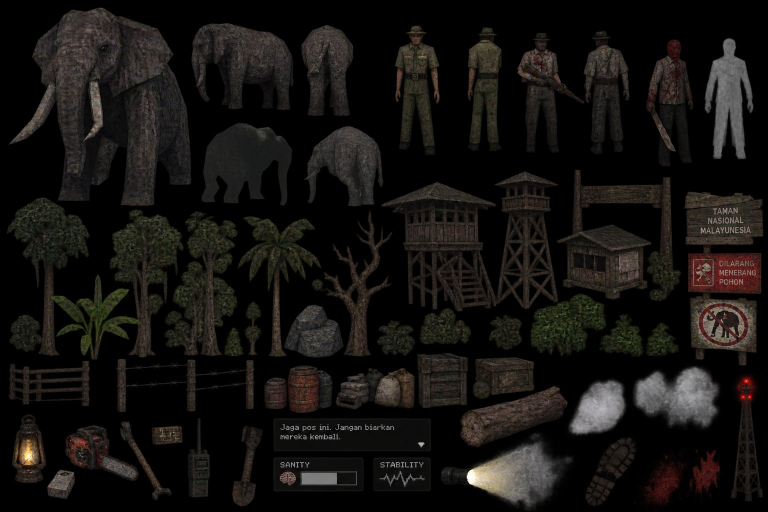
#> input picture assets/source/world_sheet.png, 1536 x 1024 px (shown at 1/2 size)
$ python make_giant_parts.py
#> lines starting #> are read from the running program, lines starting #| are printed output that depends on the picture
#!/usr/bin/env python3
"""Potong ulang mata + kaki Giant dari sheet Arya (world_sheet.png).

MATA (giant_eye.png): crop rapat di rongga mata gajah depan (sheet),
bukan crop lebar v5. Mata asli cuma ~20x12 px, jadi yang bisa
diperbaiki: kulit sekitar diterangkan + kontras dinaikkan + tajam,
dan kilau yang SUDAH ADA di sumber diperkuat (bukan mata baru).
Kilau sumber ada di sheet ~(209,91); diperkuat dengan highlight
radial di titik yang sama.

KAKI (giant_foot.png): tekstur v5 DIPERTAHANKAN (kaki gajah depan,
gelap + lebar, terbukti kebaca sebagai siluet di kabut). Potongan baru
dari gajah samping sempat dicoba dan GAGAL di game, lihat catatan di
bagian kaki di bawah. Yang diperbaiki untuk kaki: STAGING + debu.
"""
from PIL import Image, ImageEnhance, ImageFilter, ImageDraw
import os

HERE = os.path.dirname(os.path.abspath(__file__))
ROOT = os.path.dirname(HERE)
SHEET = os.path.join(ROOT, "assets/source/world_sheet.png")
OUT = os.path.join(ROOT, "assets/sprites")

sheet = Image.open(SHEET).convert("RGB")
#> sheet is the input picture: PIL image 1536x1024 RGB; mean R, G, B 21.5, 19.2, 16.8

# --- MATA: crop (186,70,238,120), 52x50 px, rongga TEPAT di tengah
# (rongga sheet 204-222, 88-106; blotch gelap kedua di (239,114)
# sengaja di luar crop supaya mata cuma satu). Bola mata asli di
# sheet ~(213,97) -> crop (27,27) -> skala 9x (243,243).
# Kilau = catchlight KECIL di titik itu (cahaya lampu jendela di bola
# mata basah), bukan mata baru. Posisi dicek dengan marker di gambar.
# v9 ronde 1: crop (198,82,258,128) menaruh mata di 25% kiri tekstur
# + blotch kedua ikut masuk, di game mata tidak kebaca sebagai satu
# mata; ronde 2 ini crop ulang + sprite unshaded (di game ronde 1
# mata terlalu gelap karena billboard menghadap menjauhi bulan). ---
eye = sheet.crop((196, 80, 232, 116))
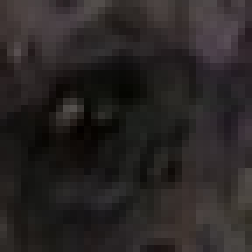
#> eye: PIL image 36x36 RGB (shown 7 times larger); mean R, G, B 41.4, 37.1, 36.5
# RONDE 4: crop JAUH lebih rapat, rongga mengisi ~50% frame. Ronde 3
# gagal di game bukan karena gelap (mean sudah naik) tapi karena
# rongga cuma ~35% lebar tekstur: di jendela 1,4 m rongga jadi kecil
# dan tenggelam di kulit belang-belang. Crop 36x36 px ini bikin rongga
# ~0,75 m di layar: bentuk mata langsung kebaca. Harga: tekstur makin
# soft (sumber cuma 36 px), tapi bentuk menang atas detail di sini.
# Blotch gelap kedua di luar crop (y>116 / x>232).
eye = ImageEnhance.Brightness(eye).enhance(1.80)
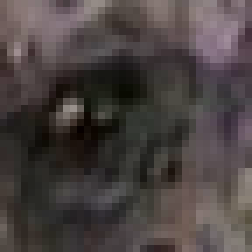
#> eye: PIL image 36x36 RGB (shown 7 times larger); mean R, G, B 74.1, 66.4, 65.3
eye = eye.point(lambda v: int(255 * (v / 255.0) ** 0.6)) # angkat bayangan
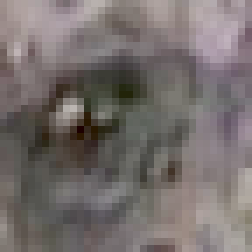
#> eye: PIL image 36x36 RGB (shown 7 times larger); mean R, G, B 118, 110.5, 108.7
eye = ImageEnhance.Contrast(eye).enhance(1.45)
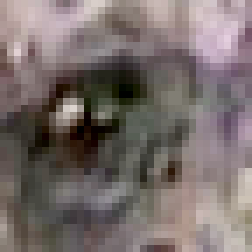
#> eye: PIL image 36x36 RGB (shown 7 times larger); mean R, G, B 120.2, 109.4, 107.1
eye = ImageEnhance.Color(eye).enhance(1.15)
eye = eye.resize((468, 468), Image.LANCZOS)
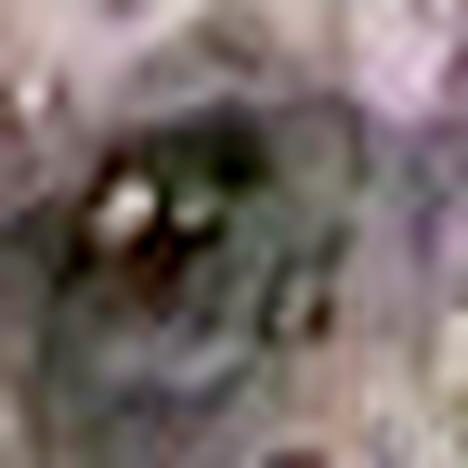
#> eye: PIL image 468x468 RGB; mean R, G, B 120.9, 108.6, 106
eye = ImageEnhance.Sharpness(eye).enhance(2.0)
eye = eye.filter(ImageFilter.UnsharpMask(radius=2, percent=120, threshold=2))
# Catchlight: inti padat kecil + glow HALUS (blur), bukan cincin
# konsentris (ronde 3 cincinnya kelihatan seperti target).
gx, gy = (213 - 196) * 13, (97 - 80) * 13
eye_rgba = eye.convert("RGBA")
glow = Image.new("RGBA", eye_rgba.size, (0, 0, 0, 0))
#> glow: PIL image 468x468 RGBA; every value is 0
dg = ImageDraw.Draw(glow)
dg.ellipse([gx - 10, gy - 10, gx + 10, gy + 10], fill=(255, 244, 214, 200))
glow = glow.filter(ImageFilter.GaussianBlur(14))
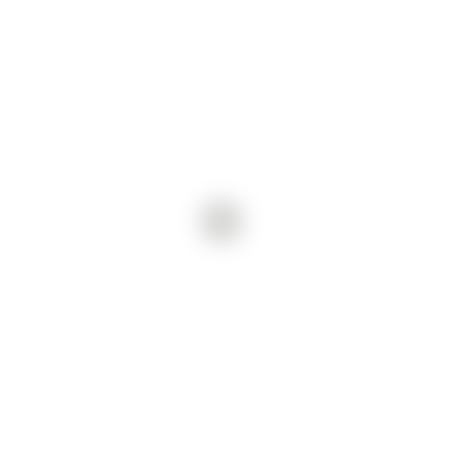
#> glow: PIL image 468x468 RGBA; mean R, G, B, A 0.4, 0.4, 0.3, 0.3; transparent parts drawn white
eye_rgba = Image.alpha_composite(eye_rgba, glow)
core = Image.new("RGBA", eye_rgba.size, (0, 0, 0, 0))
dc = ImageDraw.Draw(core)
dc.ellipse([gx - 4, gy - 4, gx + 4, gy + 4], fill=(255, 250, 230, 255))
eye_rgba = Image.alpha_composite(eye_rgba, core)
eye_rgba.convert("RGB").save(os.path.join(OUT, "giant_eye.png"))
print("giant_eye.png 468x468, kilau di", (gx, gy))

# --- KAKI: DIBATALKAN, kembali ke tekstur lama (v5, kaki gajah depan).
# Potongan baru dari kaki depan gajah samping (44x136 px, 1,1 m di game,
# mean lum 66) GAGAL di game: terlalu sempit + terlalu terang, nyaris
# tidak kelihatan di kabut (v14f). Tekstur lama (120x218, mean lum 42,
# 1,87 m di game) TERBUKTI kebaca di v14: gelap + lebar = siluet jelas
# di kabut. Yang diperbaiki di v9 untuk kaki adalah STAGING-nya (telapak
# masuk jendela) + debu + tint, bukan potongannya. Jangan regenerate
# kaki dari script ini tanpa cek ulang di game. ---
# (kode di bawah ini DINONAKTIFKAN: hasilnya gagal di game, lihat
# catatan di atas. Disimpan sebagai arsip jejak percobaan.)
if False:
    foot = sheet.crop((458, 98, 502, 234))
    foot = ImageEnhance.Brightness(foot).enhance(1.20)
    foot = ImageEnhance.Contrast(foot).enhance(1.20)
    foot = foot.resize((foot.width * 4, foot.height * 4), Image.LANCZOS)
    foot = ImageEnhance.Sharpness(foot).enhance(1.5)
    # Hapus latar hitam -> transparan (lum < 22), feather 1 px.
    g = foot.convert("L")
    alpha = g.point(lambda v: 0 if v < 22 else (255 if v > 60 else int((v - 22) * 255 / 38)))
    alpha = alpha.filter(ImageFilter.GaussianBlur(0.8))
    foot_rgba = foot.convert("RGBA")
    foot_rgba.putalpha(alpha)
    foot_rgba.save(os.path.join(OUT, "giant_foot.png"))
    print("giant_foot.png", foot_rgba.size, "alpha min/max",
          alpha.getextrema())

$ run again, with assets/source/props_sheet.png copied over assets/source/world_sheet.png
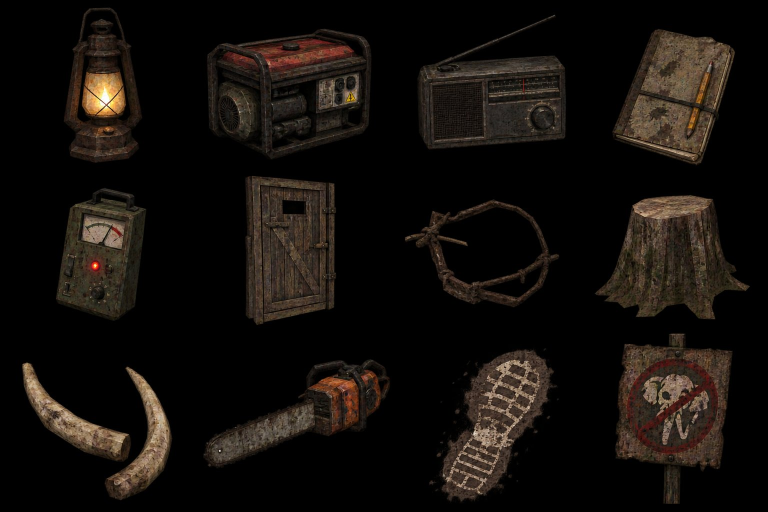
#> input picture assets/source/props_sheet.png, 1536 x 1024 px (shown at 1/2 size)
#> sheet is the input picture: PIL image 1536x1024 RGB; mean R, G, B 20.2, 15.7, 12
#> `eye = eye.point(lambda v: int(255 * (v / 255.0) ** 0.6))`:
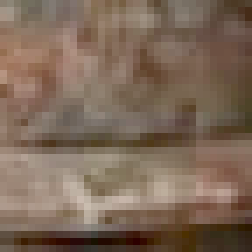
#> eye: PIL image 36x36 RGB (shown 7 times larger); mean R, G, B 125.2, 104.1, 87.5
#> `eye = eye.resize((468, 468), Image.LANCZOS)`:
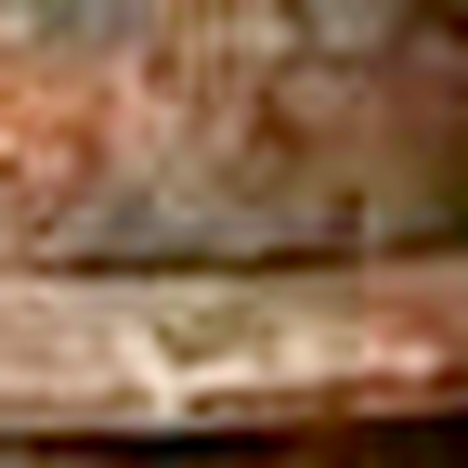
#> eye: PIL image 468x468 RGB; mean R, G, B 135.2, 100.4, 74.2
